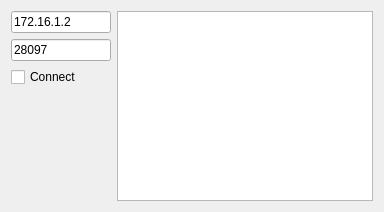
<?xml version="1.0" encoding="UTF-8"?>
<ui version="4.0">
 <class>RefereeBoxClientWidget</class>
 <widget class="QWidget" name="RefereeBoxClient">
  <property name="geometry">
   <rect>
    <x>0</x>
    <y>0</y>
    <width>384</width>
    <height>212</height>
   </rect>
  </property>
  <property name="sizePolicy">
   <sizepolicy hsizetype="Minimum" vsizetype="Preferred">
    <horstretch>0</horstretch>
    <verstretch>0</verstretch>
   </sizepolicy>
  </property>
  <property name="windowTitle">
   <string>RefereeBoxClient</string>
  </property>
  <layout class="QVBoxLayout" name="verticalLayout">
   <item>
    <layout class="QHBoxLayout" name="horizontalLayout" stretch="0,1">
     <item>
      <layout class="QVBoxLayout" name="verticalLayout_2">
       <item>
        <widget class="QLineEdit" name="lnedtIP">
         <property name="sizePolicy">
          <sizepolicy hsizetype="Expanding" vsizetype="Preferred">
           <horstretch>0</horstretch>
           <verstretch>0</verstretch>
          </sizepolicy>
         </property>
         <property name="minimumSize">
          <size>
           <width>100</width>
           <height>0</height>
          </size>
         </property>
         <property name="maximumSize">
          <size>
           <width>100</width>
           <height>30</height>
          </size>
         </property>
         <property name="text">
          <string>172.16.1.2</string>
         </property>
        </widget>
       </item>
       <item>
        <widget class="QLineEdit" name="lnedtPort">
         <property name="sizePolicy">
          <sizepolicy hsizetype="Expanding" vsizetype="Maximum">
           <horstretch>0</horstretch>
           <verstretch>0</verstretch>
          </sizepolicy>
         </property>
         <property name="minimumSize">
          <size>
           <width>100</width>
           <height>0</height>
          </size>
         </property>
         <property name="maximumSize">
          <size>
           <width>100</width>
           <height>30</height>
          </size>
         </property>
         <property name="text">
          <string>28097</string>
         </property>
        </widget>
       </item>
       <item>
        <widget class="QCheckBox" name="chckConnect">
         <property name="sizePolicy">
          <sizepolicy hsizetype="Maximum" vsizetype="Fixed">
           <horstretch>0</horstretch>
           <verstretch>0</verstretch>
          </sizepolicy>
         </property>
         <property name="minimumSize">
          <size>
           <width>100</width>
           <height>0</height>
          </size>
         </property>
         <property name="text">
          <string>Connect</string>
         </property>
        </widget>
       </item>
       <item>
        <spacer name="verticalSpacer">
         <property name="orientation">
          <enum>Qt::Vertical</enum>
         </property>
         <property name="sizeHint" stdset="0">
          <size>
           <width>20</width>
           <height>40</height>
          </size>
         </property>
        </spacer>
       </item>
      </layout>
     </item>
     <item>
      <widget class="QTextBrowser" name="txtRecv">
       <property name="sizePolicy">
        <sizepolicy hsizetype="Expanding" vsizetype="Maximum">
         <horstretch>0</horstretch>
         <verstretch>0</verstretch>
        </sizepolicy>
       </property>
       <property name="minimumSize">
        <size>
         <width>0</width>
         <height>100</height>
        </size>
       </property>
       <property name="maximumSize">
        <size>
         <width>100000</width>
         <height>100000</height>
        </size>
       </property>
      </widget>
     </item>
    </layout>
   </item>
  </layout>
 </widget>
 <resources/>
 <connections/>
</ui>
